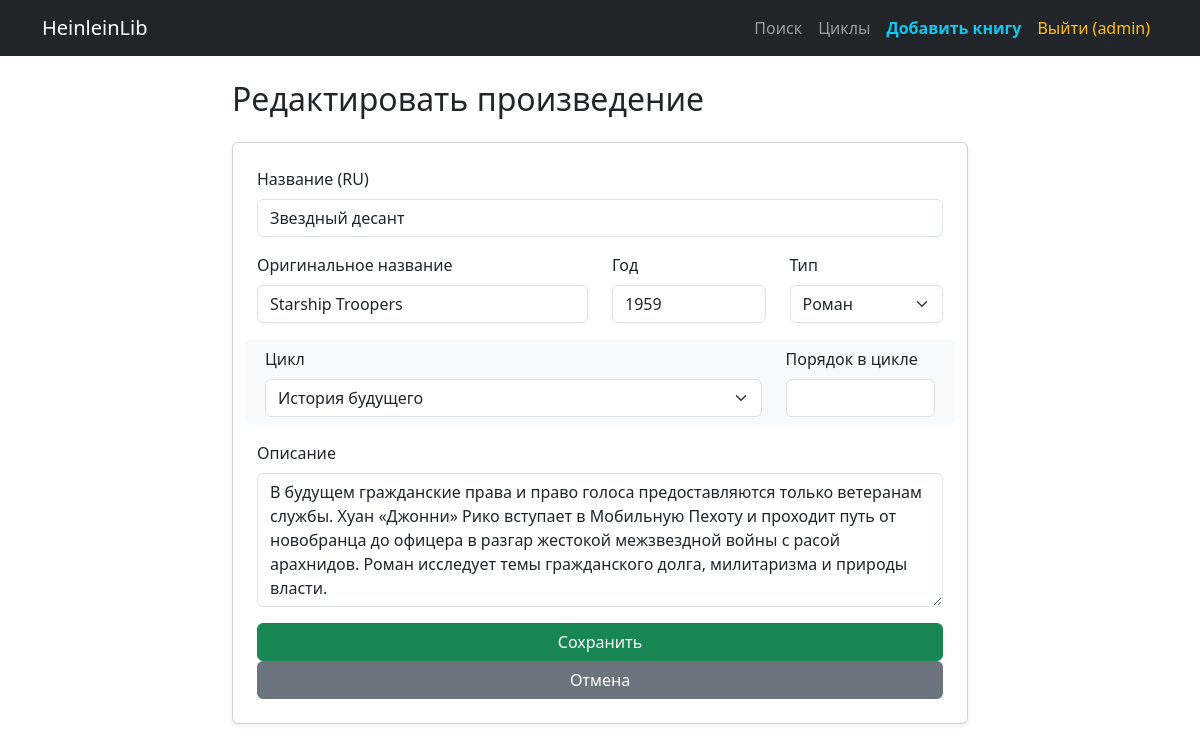
Page /edit/21 (signed in) on the committed database.
### app.py (models this page shows, shortened)
class User(UserMixin, db.Model):
    id = db.Column(db.Integer, primary_key=True)
    username = db.Column(db.String(100), unique=True, nullable=False)
    password_hash = db.Column(db.String(200), nullable=False)

class Work(db.Model):
    __tablename__ = 'works'
    id = db.Column(db.Integer, primary_key=True)
    title_ru = db.Column(db.String(255), nullable=False)
    title_original = db.Column(db.String(255))
    publication_year = db.Column(db.Integer)
    work_type = db.Column(db.String(50))
    description = db.Column(db.Text)
    cycle_id = db.Column(db.Integer, db.ForeignKey('cycles.id'))
    cycle_order = db.Column(db.Float)
    publisher_id = db.Column(db.Integer, db.ForeignKey('publishers.id'))
    adaptations = db.relationship('Adaptation', backref='work', lazy=True)
    keywords = db.relationship('Keyword', secondary=work_keywords, lazy='subquery',
        backref=db.backref('works', lazy=True))
    vector_json = db.Column(db.Text, nullable=True)

class Cycle(db.Model):
    __tablename__ = 'cycles'
    id = db.Column(db.Integer, primary_key=True)
    title_ru = db.Column(db.String(255), nullable=False)
    title_original = db.Column(db.String(255))
    description = db.Column(db.Text)
    works = db.relationship('Work', backref='cycle', lazy=True)

### app.py (the view, shortened to what this page needs)
@app.route('/edit/<int:work_id>', methods=['GET', 'POST'])
@login_required
def edit_work(work_id):
    work = Work.query.get_or_404(work_id)
    cycles = Cycle.query.order_by(Cycle.title_ru).all()
    return render_template('work_form.html', work=work, cycles=cycles, title="Редактировать произведение")

### app.py (called while the page is built)
@event.listens_for(Engine, "connect")
def set_sqlite_pragma(dbapi_connection, connection_record):
    dbapi_connection.create_function("lower", 1, lambda s: s.lower() if s else None)

@login_manager.user_loader
def load_user(user_id):
    return User.query.get(int(user_id))

### templates/work_form.html (shortened to what this page needs)
{% extends 'base.html' %}
{% block content %}
<div class="row justify-content-center">
    <div class="col-md-8">
        <h2 class="mb-4">{{ title }}</h2>
        <form method="post" class="card p-4 shadow-sm">
            <div class="mb-3">
                <label class="form-label">Название (RU)</label>
                <input type="text" name="title_ru" class="form-control" value="{{ work.title_ru if work else '' }}" required>
            </div>
            <div class="row">
                <div class="col-md-6 mb-3">
                    <label class="form-label">Оригинальное название</label>
                    <input type="text" name="title_original" class="form-control" value="{{ work.title_original if work else '' }}">
                </div>
                <div class="col-md-3 mb-3">
                    <label class="form-label">Год</label>
                    <input type="number" name="publication_year" class="form-control" value="{{ work.publication_year if work else '' }}" required>
                </div>
                <div class="col-md-3 mb-3">
                    <label class="form-label">Тип</label>
                    <select name="work_type" class="form-select">
                        {% set current_type = work.work_type if work else '' %}
                        <option value="Роман" {% if current_type == 'Роман' %}selected{% endif %}>Роман</option>
                    </select>
                </div>
            </div>
            <div class="row bg-light p-2 rounded mb-3">
                <div class="col-md-9">
                    <label class="form-label">Цикл</label>
                    <select name="cycle_id" class="form-select">
                        {% for c in cycles %}
                            <option value="{{ c.id }}" {% if work and work.cycle_id == c.id %}selected{% endif %}>
                                {{ c.title_ru }}
                            </option>
                        {% endfor %}
                    </select>
                </div>
                <div class="col-md-3">
                    <label class="form-label">Порядок в цикле</label>
                    <input type="number" step="0.1" name="cycle_order" class="form-control" value="{{ work.cycle_order if work and work.cycle_order else '' }}">
                </div>
            </div>
            <div class="mb-3">
                <label class="form-label">Описание</label>
                <textarea name="description" class="form-control" rows="5">{{ work.description if work else '' }}</textarea>
            </div>
            <button type="submit" class="btn btn-success">Сохранить</button>
            <a href="{{ url_for('index') }}" class="btn btn-secondary">Отмена</a>
        </form>
    </div>
</div>
{% endblock %}

### templates/base.html (shortened to what this page needs)
<!DOCTYPE html>
<html lang="ru">
<head>
    <link href="https://cdn.jsdelivr.net/npm/bootstrap@5.3.0/dist/css/bootstrap.min.css" rel="stylesheet">
</head>
<body>
    <nav class="navbar navbar-expand-lg navbar-dark bg-dark mb-4">
        <div class="container">
            <a class="navbar-brand" href="{{ url_for('index') }}">HeinleinLib</a>
            <div class="navbar-nav ms-auto">
                <a class="nav-link" href="{{ url_for('index') }}">Поиск</a>
                <a class="nav-link" href="{{ url_for('cycles') }}">Циклы</a>
                {% if current_user.is_authenticated %}
                    <a class="nav-link fw-bold text-info" href="{{ url_for('add_work') }}">Добавить книгу</a>
                    <a class="nav-link text-warning" href="{{ url_for('logout') }}">Выйти ({{ current_user.username }})</a>
                {% else %}
                    <a class="nav-link" href="{{ url_for('login') }}">Войти</a>
                {% endif %}
            </div>
        </div>
    </nav>
    <div class="container">
        {% block content %}{% endblock %}
    </div>
</body>
</html>

### rows in the picture
User: username "admin"
Work: title_ru "Звездный десант", title_original "Starship Troopers", publication_year "1959", work_type "Роман", cycle_id "История будущего", description "В будущем гражданские права и право голоса предоставляются только ветеранам службы. Хуан «Джонни» Рико вступает в Мобильную Пехоту и проходит путь от новобранца до офицера в разгар жестокой межзвездной войны с расой арахнидов. Роман исследует темы гражданского долга, милитаризма и природы власти."

### other values in the picture
{{ title }} "Редактировать произведение"
